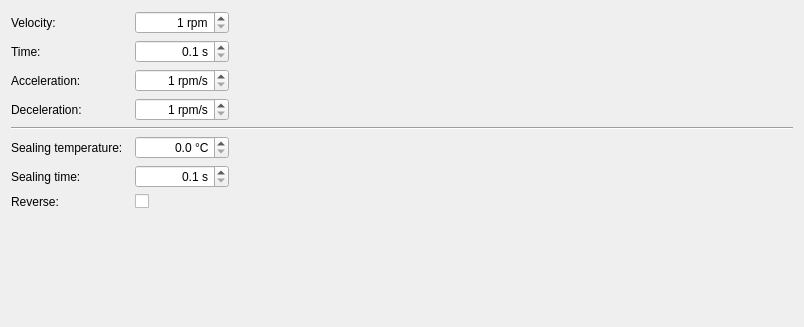
      <widget class="QWidget" name="fillingTab">
       <attribute name="title">
        <string>Filling</string>
       </attribute>
       <layout class="QGridLayout" name="gridLayout_2">
        <item row="3" column="3">
         <widget class="QSpinBox" name="fillingDecelerationBox">
          <property name="alignment">
           <set>Qt::AlignRight|Qt::AlignTrailing|Qt::AlignVCenter</set>
          </property>
          <property name="suffix">
           <string> rpm/s</string>
          </property>
          <property name="minimum">
           <number>1</number>
          </property>
          <property name="maximum">
           <number>10000</number>
          </property>
         </widget>
        </item>
        <item row="6" column="0">
         <widget class="QLabel" name="fillingSealingTimeLabel">
          <property name="text">
           <string>Sealing time:</string>
          </property>
         </widget>
        </item>
        <item row="2" column="0">
         <widget class="QLabel" name="fillingAccelerationLabel">
          <property name="text">
           <string>Acceleration:</string>
          </property>
         </widget>
        </item>
        <item row="1" column="0">
         <widget class="QLabel" name="fillingTimeLabel">
          <property name="text">
           <string>Time:</string>
          </property>
         </widget>
        </item>
        <item row="3" column="0">
         <widget class="QLabel" name="fillingDecelerationLabel">
          <property name="text">
           <string>Deceleration:</string>
          </property>
         </widget>
        </item>
        <item row="6" column="3">
         <widget class="QDoubleSpinBox" name="fillingSealingTimeBox">
          <property name="alignment">
           <set>Qt::AlignRight|Qt::AlignTrailing|Qt::AlignVCenter</set>
          </property>
          <property name="suffix">
           <string> s</string>
          </property>
          <property name="decimals">
           <number>1</number>
          </property>
          <property name="minimum">
           <double>0.100000000000000</double>
          </property>
          <property name="maximum">
           <double>99.900000000000006</double>
          </property>
         </widget>
        </item>
        <item row="0" column="3">
         <widget class="QSpinBox" name="fillingVelocityBox">
          <property name="alignment">
           <set>Qt::AlignRight|Qt::AlignTrailing|Qt::AlignVCenter</set>
          </property>
          <property name="suffix">
           <string> rpm</string>
          </property>
          <property name="minimum">
           <number>1</number>
          </property>
          <property name="maximum">
           <number>10000</number>
          </property>
         </widget>
        </item>
        <item row="0" column="4">
         <spacer name="fillingHSPacer">
          <property name="orientation">
           <enum>Qt::Horizontal</enum>
          </property>
          <property name="sizeHint" stdset="0">
           <size>
            <width>558</width>
            <height>20</height>
           </size>
          </property>
         </spacer>
        </item>
        <item row="0" column="0">
         <widget class="QLabel" name="fillingVelocityLabel">
          <property name="text">
           <string>Velocity:</string>
          </property>
         </widget>
        </item>
        <item row="5" column="0" colspan="2">
         <widget class="QLabel" name="fillingSealingTemperatureLabel">
          <property name="text">
           <string>Sealing temperature:</string>
          </property>
         </widget>
        </item>
        <item row="1" column="3">
         <widget class="QDoubleSpinBox" name="fillingTimeBox">
          <property name="alignment">
           <set>Qt::AlignRight|Qt::AlignTrailing|Qt::AlignVCenter</set>
          </property>
          <property name="suffix">
           <string> s</string>
          </property>
          <property name="decimals">
           <number>1</number>
          </property>
          <property name="minimum">
           <double>0.100000000000000</double>
          </property>
          <property name="maximum">
           <double>99.900000000000006</double>
          </property>
         </widget>
        </item>
        <item row="4" column="0" colspan="5">
         <widget class="Line" name="fillingLine">
          <property name="orientation">
           <enum>Qt::Horizontal</enum>
          </property>
         </widget>
        </item>
        <item row="7" column="0">
         <widget class="QLabel" name="fillingSealingReverseLabel">
          <property name="text">
           <string>Reverse:</string>
          </property>
         </widget>
        </item>
        <item row="8" column="1">
         <spacer name="fillingVSpacer">
          <property name="orientation">
           <enum>Qt::Vertical</enum>
          </property>
          <property name="sizeHint" stdset="0">
           <size>
            <width>20</width>
            <height>107</height>
           </size>
          </property>
         </spacer>
        </item>
        <item row="7" column="3">
         <widget class="QCheckBox" name="fillingSealingReverseBox">
          <property name="text">
           <string/>
          </property>
         </widget>
        </item>
        <item row="5" column="3">
         <widget class="QDoubleSpinBox" name="fillingSealingTemperatureBox">
          <property name="alignment">
           <set>Qt::AlignRight|Qt::AlignTrailing|Qt::AlignVCenter</set>
          </property>
          <property name="suffix">
           <string> °C</string>
          </property>
          <property name="decimals">
           <number>1</number>
          </property>
          <property name="maximum">
           <double>999.899999999999977</double>
          </property>
         </widget>
        </item>
        <item row="2" column="3">
         <widget class="QSpinBox" name="fillingAccelerationBox">
          <property name="alignment">
           <set>Qt::AlignRight|Qt::AlignTrailing|Qt::AlignVCenter</set>
          </property>
          <property name="suffix">
           <string> rpm/s</string>
          </property>
          <property name="minimum">
           <number>1</number>
          </property>
          <property name="maximum">
           <number>10000</number>
          </property>
         </widget>
        </item>
       </layout>
      </widget>
